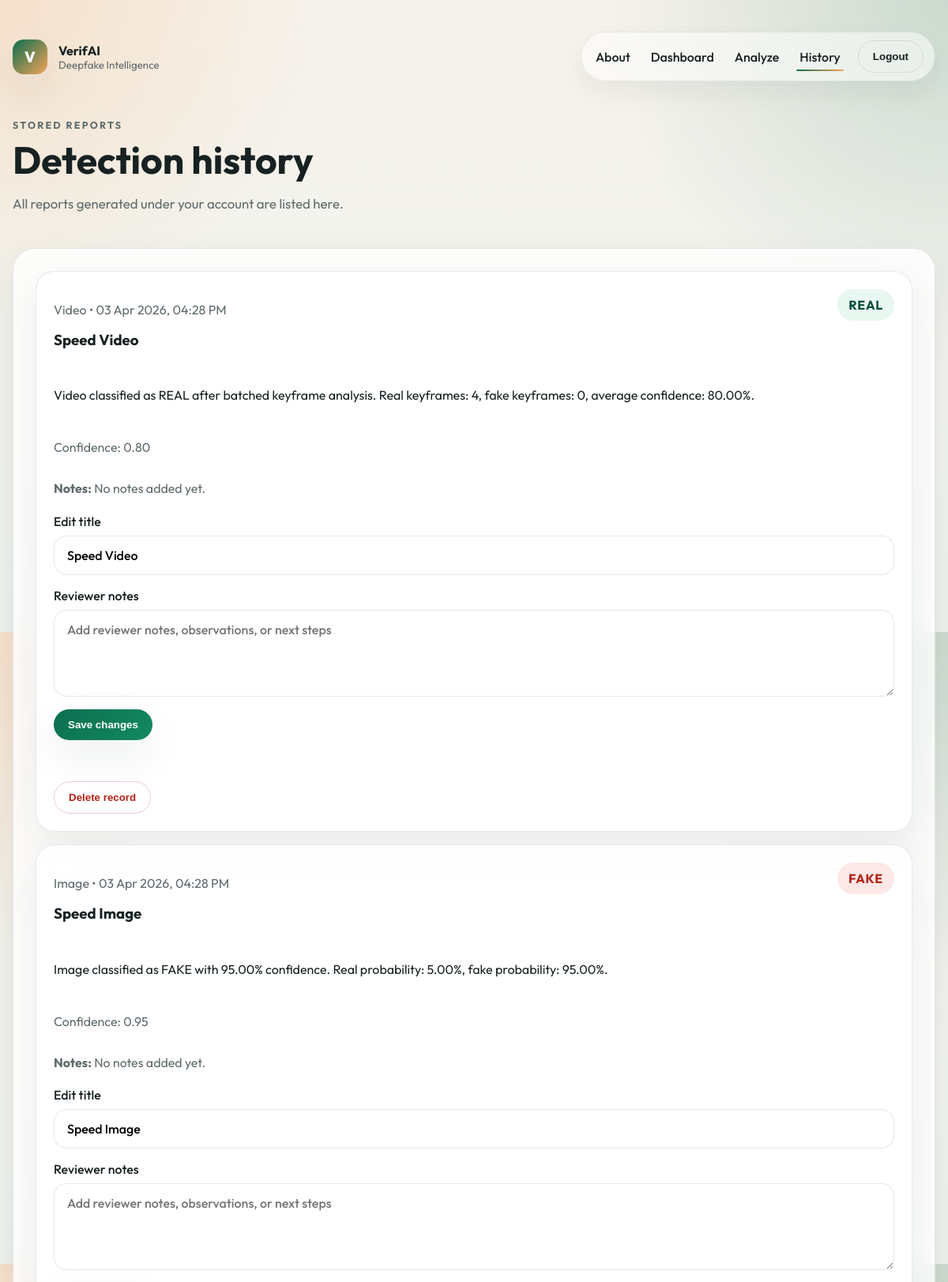
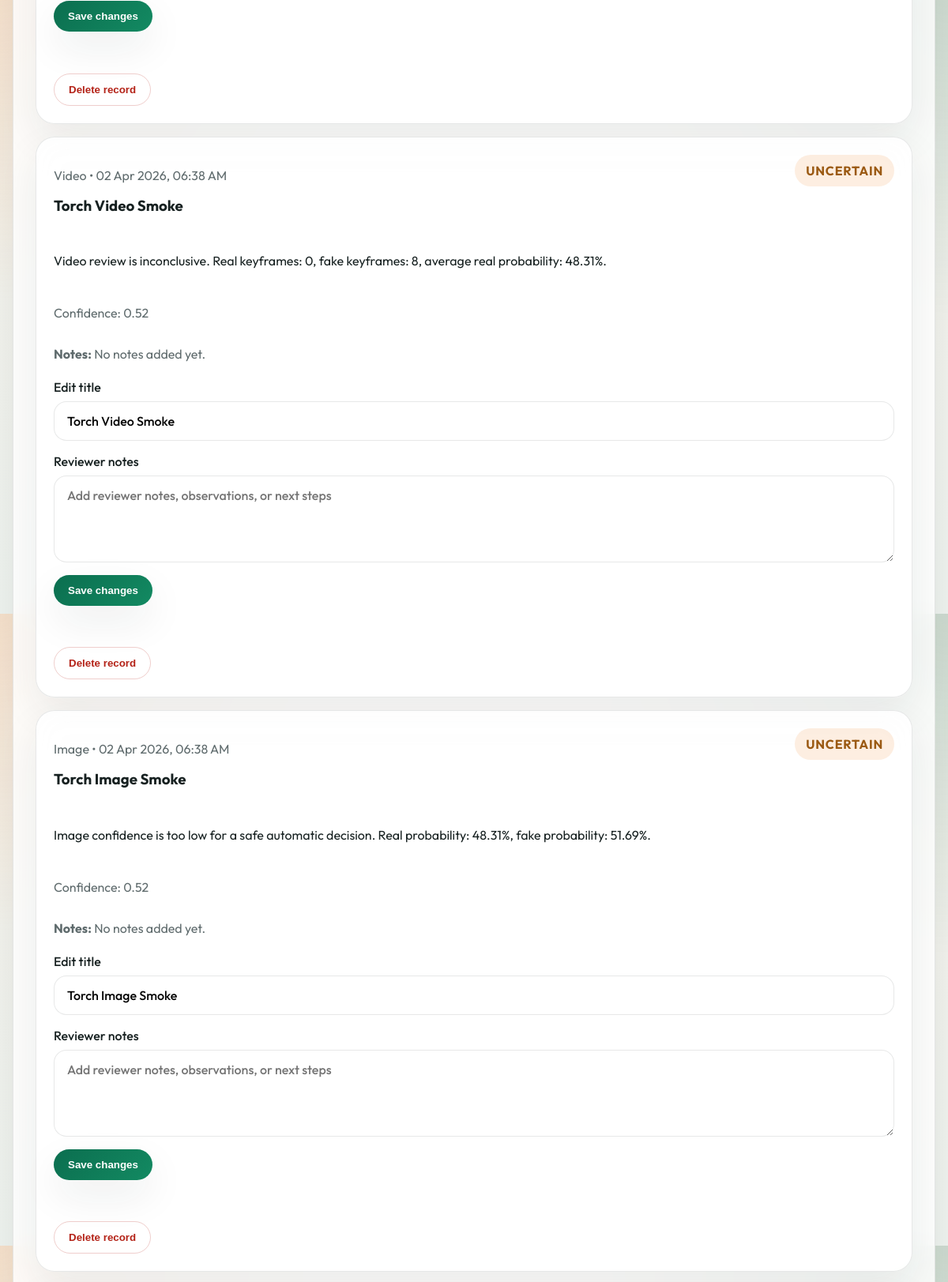
Page /history/ (signed in, upper part) on the committed database (2 pictures, top to bottom).
### detector/models.py (models this page shows, shortened)
class DetectionRecord(models.Model):
    FILE_TYPE_CHOICES = [
        ('image', 'Image'),
        ('video', 'Video'),
    ]
    RESULT_CHOICES = [
        ('real', 'Real'),
        ('fake', 'Fake'),
        ('uncertain', 'Uncertain'),
    ]
    user = models.ForeignKey(
        settings.AUTH_USER_MODEL,
        on_delete=models.CASCADE,
        related_name='detections',
    )
    title = models.CharField(max_length=120)
    file_type = models.CharField(max_length=10, choices=FILE_TYPE_CHOICES)
    uploaded_file = models.FileField(upload_to='uploads/%Y/%m/%d/')
    result = models.CharField(max_length=10, choices=RESULT_CHOICES)
    confidence = models.FloatField()
    summary = models.TextField(blank=True)
    notes = models.TextField(blank=True)
    created_at = models.DateTimeField(auto_now_add=True)
    class Meta:
        ordering = ['-created_at']

### detector/views.py (the view)
# urls.py: path('history/', history, name='history'),
@login_required
def history(request):
    records = DetectionRecord.objects.filter(user=request.user)
    record_forms = [
        {
            'record': record,
            'form': DetectionRecordUpdateForm(instance=record),
        }
        for record in records
    ]
    return render(request, 'detector/history.html', {'record_forms': record_forms})

### templates/detector/history.html (shortened to what this page needs)
{% extends 'base.html' %}
{% block content %}
<section class="section-head">
    <div>
        <p class="eyebrow">Stored reports</p>
        <h1>Detection history</h1>
        <p class="lead">All reports generated under your account are listed here.</p>
    </div>
</section>
<section class="panel">
    {% if record_forms %}
        <div class="history-list">
            {% for item in record_forms %}
                <article class="history-card history-card--editable" data-record-card>
                    <div class="history-card__content">
                        <div class="history-card__header">
                            <div>
                                <p class="meta">{{ item.record.get_file_type_display }} &bull; {{ item.record.created_at|date:"d M Y, h:i A" }}</p>
                                <h3 data-record-title>{{ item.record.title }}</h3>
                            </div>
                            <span class="result-pill {{ item.record.result }}">{{ item.record.result|upper }}</span>
                        </div>
                        <p>{{ item.record.summary }}</p>
                        <p class="meta">Confidence: {{ item.record.confidence|floatformat:2 }}</p>
                        <p class="record-note" data-record-notes-display>
                            <strong>Notes:</strong>
                            {% if item.record.notes %}
                                {{ item.record.notes }}
                            {% else %}
                                No notes added yet.
                            {% endif %}
                        </p>
                        <form
                            method="post"
                            action="{% url 'update_record' item.record.pk %}"
                            class="stack-form record-edit-form"
                            data-async-update
                        >
                            <label>
                                Edit title
                                {{ item.form.title }}
                            </label>
                            <label>
                                Reviewer notes
                                {{ item.form.notes }}
                            </label>
                            <div class="record-actions">
                                <button type="submit" class="primary-button">Save changes</button>
                            </div>
                            <p class="inline-status" data-inline-status aria-live="polite"></p>
                        </form>
                        <form
                            method="post"
                            action="{% url 'delete_record' item.record.pk %}"
                            class="record-delete-form"
                            data-async-delete
                        >
                            <button type="submit" class="ghost-button danger-button">Delete record</button>
                        </form>
                    </div>
                </article>
            {% endfor %}
        </div>
    {% else %}
        <p class="empty-state">No saved reports yet.</p>
    {% endif %}
</section>
{% endblock %}

### static/css/styles.css (style rules this page uses)
:root { --bg: #f4f1ea; --surface: rgba(255, 255, 255, 0.82); --surface-strong: #ffffff; --ink: #172121; --muted: #5f6b6d; --primary: #0b6e4f; --primary-dark: #074c37; --accent: #f4a259; --danger: #b42318; --danger-bg: #fce8e6; --success-bg: #e8f7ef; --border: rgba(23, 33, 33, 0.1); --shadow: 0 20px 50px rgba(23, 33, 33, 0.08); }
* { box-sizing: border-box; }
body { margin: 0; font-family: "Outfit", sans-serif; color: var(--ink); background: radial-gradient(circle at top left, rgba(244, 162, 89, 0.22), transparent 28%), radial-gradient(circle at top right, rgba(11, 110, 79, 0.18), transparent 30%), linear-gradient(180deg, #f6f2eb 0%, #eef3ef 100%); min-height: 100vh; }
.brand small, .meta, .muted-copy, .lead, .eyebrow, .stat-card span { color: var(--muted); }
.primary-link, .primary-button, .ghost-button { border-radius: 999px; padding: 12px 18px; font-weight: 600; border: none; cursor: pointer; transition: transform 0.2s ease, box-shadow 0.2s ease, background 0.2s ease; }
.primary-link, .primary-button { background: linear-gradient(135deg, var(--primary), #138a62); color: white; box-shadow: var(--shadow); }
.ghost-button { background: transparent; border: 1px solid var(--border); color: var(--ink); }
.hero-copy, .hero-card, .form-card, .panel, .result-card, .stat-card, .feature-card, .history-card { background: var(--surface); backdrop-filter: blur(18px); border: 1px solid var(--border); box-shadow: var(--shadow); }
.hero-copy h1, .hero-card h1, .section-head h1 { margin: 0 0 12px; font-size: clamp(2rem, 4vw, 4rem); line-height: 1.02; }
.lead { font-size: 1.05rem; line-height: 1.7; }
.feature-card h3, .history-card h3, .panel h2, .form-card h2, .result-card h2 { margin-top: 0; }
.section-head, .panel-header { display: flex; justify-content: space-between; align-items: end; gap: 16px; }
.section-head { margin: 12px 0 24px; }
.form-card, .result-card, .panel { border-radius: 28px; padding: 28px; }
.stack-form { display: grid; gap: 16px; }
.stack-form label { display: grid; gap: 8px; font-weight: 500; }
.stack-form input, .stack-form select, .stack-form textarea { width: 100%; border-radius: 16px; border: 1px solid var(--border); padding: 14px 16px; font: inherit; background: var(--surface-strong); }
.history-list { display: grid; gap: 16px; }
.history-card { display: flex; justify-content: space-between; gap: 16px; border-radius: 24px; padding: 22px; }
.history-card--editable { display: block; }
.history-card__content { display: grid; gap: 14px; }
.history-card__header { display: flex; justify-content: space-between; align-items: start; gap: 16px; }
.result-pill { align-self: start; border-radius: 999px; padding: 10px 14px; font-weight: 700; letter-spacing: 0.05em; }
.result-pill.real { background: var(--success-bg); color: var(--primary-dark); }
.result-pill.fake { background: var(--danger-bg); color: var(--danger); }
.result-pill.uncertain { background: rgba(244, 162, 89, 0.18); color: #9b5a13; }
.record-note { margin: 0; color: var(--muted); line-height: 1.6; }
.record-edit-form, .record-delete-form { margin-top: 4px; }
.record-actions { display: flex; gap: 12px; flex-wrap: wrap; }
.danger-button { border-color: rgba(180, 35, 24, 0.22); color: var(--danger); }
.inline-status { min-height: 1.2em; margin: 0; font-size: 0.95rem; color: var(--muted); }
.eyebrow { text-transform: uppercase; letter-spacing: 0.18em; font-size: 0.78rem; font-weight: 700; margin-bottom: 12px; }

### rows in the picture
DetectionRecord: record.file_type "Video", record.created_at "03 Apr 2026, 04:28 PM", record "Speed Video", record.result "REAL", record.summary "Video classified as REAL after batched keyframe analysis. Real keyframes: 4, fake keyframes: 0, average confidence: 80.00%.", record.confidence "0.80", shows "No notes added yet.", title "Speed Video"
DetectionRecord: record.file_type "Image", record.created_at "03 Apr 2026, 04:28 PM", record "Speed Image", record.result "FAKE", record.summary "Image classified as FAKE with 95.00% confidence. Real probability: 5.00%, fake probability: 95.00%.", record.confidence "0.95", shows "No notes added yet.", title "Speed Image"
DetectionRecord: record.file_type "Video", record.created_at "02 Apr 2026, 06:38 AM", record "Torch Video Smoke", record.result "UNCERTAIN", record.summary "Video review is inconclusive. Real keyframes: 0, fake keyframes: 8, average real probability: 48.31%.", record.confidence "0.52", shows "No notes added yet.", title "Torch Video Smoke"
DetectionRecord: record.file_type "Image", record.created_at "02 Apr 2026, 06:38 AM", record "Torch Image Smoke", record.result "UNCERTAIN", record.summary "Image confidence is too low for a safe automatic decision. Real probability: 48.31%, fake probability: 51.69%.", record.confidence "0.52", shows "No notes added yet.", title "Torch Image Smoke"
